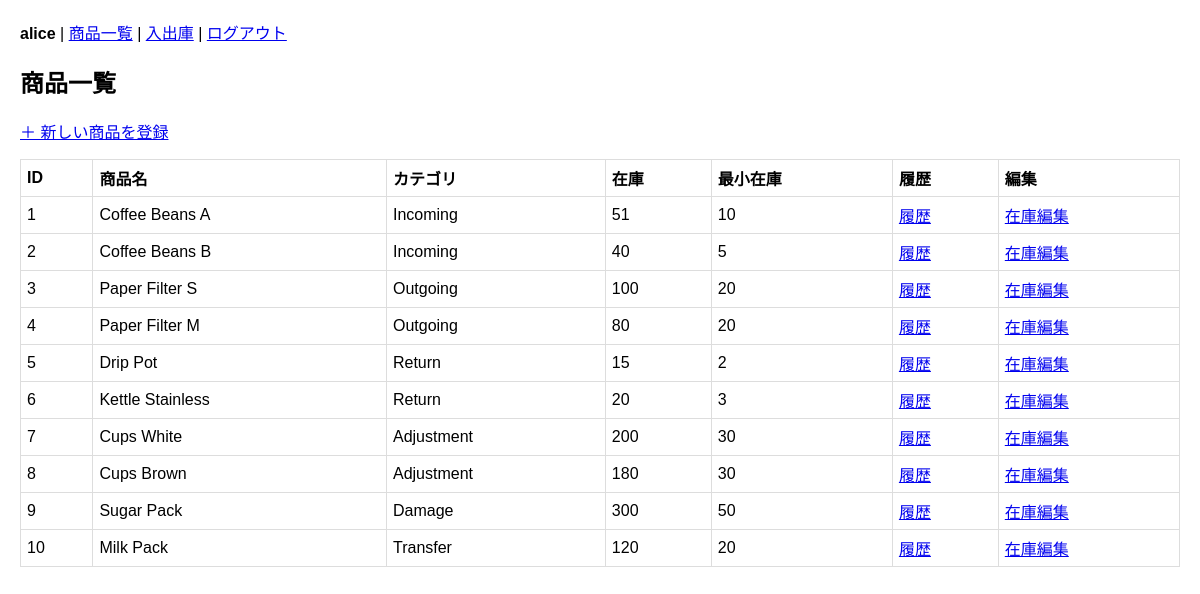
Screenshot of /products (signed in) with the database file from the repository.
### tables this page shows
CREATE TABLE products (
    product_id       INTEGER PRIMARY KEY,
    category_id      INTEGER,
    product_name     TEXT NOT NULL,
    stock_quantity   INTEGER DEFAULT 0,
    min_stock        INTEGER DEFAULT 0,
    FOREIGN KEY (category_id) REFERENCES categories(category_id)
);

CREATE TABLE categories (
    category_id   INTEGER PRIMARY KEY,
    category_name TEXT NOT NULL
);

### app.py (the view)
@app.route("/")
@app.route("/products")
@login_required
def products():
    db = db_utils.get_db()
    cur = db.execute("""
        SELECT p.product_id, p.product_name, p.stock_quantity, p.min_stock, c.category_name
        FROM products p LEFT JOIN categories c ON p.category_id = c.rowid
        ORDER BY p.product_id
    """)
    items = cur.fetchall()
    return render_template("products.html", products=items)

### app.py (called while the page is built)
def login_required(f):
    @wraps(f)
    def decorated(*args, **kwargs):
        if "user_id" not in session:
            flash("ログインしてください")
            return redirect(url_for("login"))
        return f(*args, **kwargs)
    return decorated

### db_utils.py (called while the page is built)
def get_db():
    if "db" not in g:
        g.db = sqlite3.connect(DATABASE)
        g.db.row_factory = sqlite3.Row
    return g.db

### templates/products.html
{% extends "base.html" %}
{% block body %}
<h2>商品一覧</h2>
<p><a href="{{ url_for('add_product') }}">＋ 新しい商品を登録</a></p>
<table>
  <tr><th>ID</th><th>商品名</th><th>カテゴリ</th><th>在庫</th><th>最小在庫</th><th>履歴</th><th>編集</th></tr>
  {% for p in products %}
  <tr>
    <td>{{ p.product_id }}</td>
    <td>{{ p.product_name }}</td>
    <td>{{ p.category_name or "-" }}</td>
    <td>{{ p.stock_quantity }}</td>
    <td>{{ p.min_stock }}</td>
    <td><a href="{{ url_for('history', product_id=p.product_id) }}">履歴</a></td>
    <td><a href="{{ url_for('set_stock', product_id=p.product_id) }}">在庫編集</a></td>
  </tr>
  {% endfor %}
</table>
{% endblock %}

### templates/base.html (style rules this page uses)
body { font-family: sans-serif; margin: 20px; }
table { border-collapse: collapse; width: 100%; }
th, td { border: 1px solid #ddd; padding: 6px; text-align: left; }

### rows the page displays
products: product_id "1", product_name "Coffee Beans A", category_name "Incoming", stock_quantity "51", min_stock "10"
products: product_id "2", product_name "Coffee Beans B", category_name "Incoming", stock_quantity "40", min_stock "5"
products: product_id "3", product_name "Paper Filter S", category_name "Outgoing", stock_quantity "100", min_stock "20"
products: product_id "4", product_name "Paper Filter M", category_name "Outgoing", stock_quantity "80", min_stock "20"
products: product_id "5", product_name "Drip Pot", category_name "Return", stock_quantity "15", min_stock "2"
products: product_id "6", product_name "Kettle Stainless", category_name "Return", stock_quantity "20", min_stock "3"
products: product_id "7", product_name "Cups White", category_name "Adjustment", stock_quantity "200", min_stock "30"
products: product_id "8", product_name "Cups Brown", category_name "Adjustment", stock_quantity "180", min_stock "30"
products: product_id "9", product_name "Sugar Pack", category_name "Damage", stock_quantity "300", min_stock "50"
products: product_id "10", product_name "Milk Pack", category_name "Transfer", stock_quantity "120", min_stock "20"

### other values shown
{{ session.username }} "alice"
